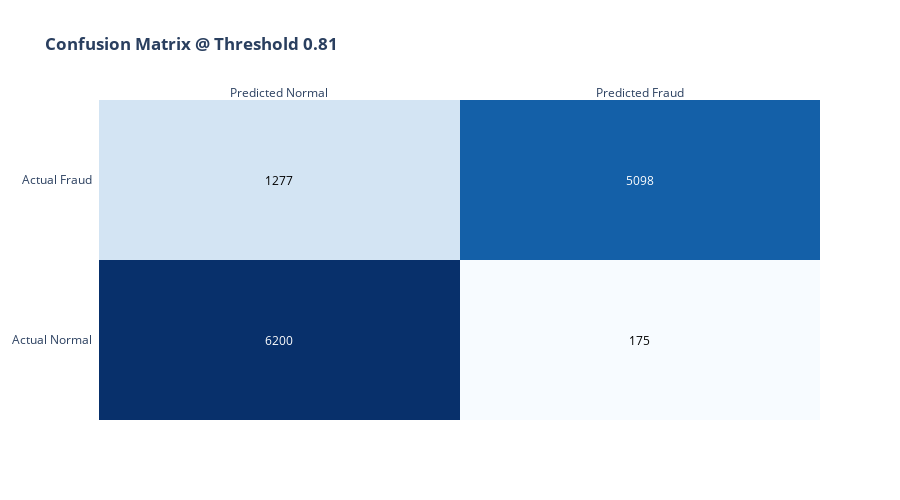

The notebook cell this image was saved under:
### Code cell
# training vs validation loss to monitor overfitting
def plot_learning_curves(model, model_name="XGBoost"):
    results = model.evals_result()
    epochs = len(results['validation_0']['logloss'])
    x_axis = range(0, epochs)
    
    plt.figure(figsize=(10, 5))
    plt.plot(x_axis, results['validation_0']['logloss'], label='Train')
    plt.plot(x_axis, results['validation_1']['logloss'], label='Validation')
    plt.legend()
    plt.ylabel('Log Loss')
    plt.xlabel('Iterations (Trees)')
    plt.title(f'{model_name}: Learning Curve')
    plt.grid(True, alpha=0.3)
    plt.show()
    
    if results['validation_1']['logloss'][-1] > results['validation_0']['logloss'][-1] + 0.1:
        print("WARNING: Gap between Train and Val suggests slight overfitting.")
    else:
        print("SUCCESS: Train and Validation track closely. Good generalization.")

# cm at custom threshold
def plot_custom_confusion_matrix(model, X_val, y_val, threshold):
    y_prob = model.predict_proba(X_val)[:, 1]
    # Convert to 0/1 using custom threshold
    y_pred_custom = (y_prob >= threshold).astype(int)
    
    cm = confusion_matrix(y_val, y_pred_custom)
    print(cm)
    
    # plt.figure(figsize=(7, 6))
    # sns.heatmap(cm, annot=True, fmt='d', cmap='Blues', cbar=False, annot_kws={"size": 16})

    # plt.title(f'Confusion Matrix @ Threshold {threshold:.4f}', fontsize=14, fontweight="bold")
    # plt.ylabel('Actual Label', fontsize=12)
    # plt.xlabel('Predicted Label', fontsize=12)
    # plt.xticks([0.5, 1.5], ['Normal', 'Fraud'])
    # plt.yticks([0.5, 1.5], ['Normal', 'Fraud'])
    # plt.show()
    z_text = [[str(y) for y in x] for x in cm]

    fig3 = ff.create_annotated_heatmap(z=cm, x=['Predicted Normal', 'Predicted Fraud'],
                                    y=['Actual Normal', 'Actual Fraud'],
                                    annotation_text=z_text, colorscale='Blues')

    fig3.update_layout(title='<b>Confusion Matrix @ Threshold 0.81</b>', height=500)
    fig3.write_html("../assets/asset3_cm_interactive.html")
    fig3.show()

plot_learning_curves(model_b_tuned, "Scenario B")
# Confusion Matrix (Using the threshold you found: 0.8115)
plot_custom_confusion_matrix(model_b_tuned, X_val_beh, y_val, threshold=0.8115)

### Figure 1 — Plotly figure (JSON) as saved in the notebook; plotly's stock layout.template omitted (floating-point values rounded to 4 significant figures)
{"data": [{"colorscale": [[0, "rgb(247,251,255)"], [0.125, "rgb(222,235,247)"], [0.25, "rgb(198,219,239)"], [0.375, "rgb(158,202,225)"], [0.5, "rgb(107,174,214)"], [0.625, "rgb(66,146,198)"], [0.75, "rgb(33,113,181)"], [0.875, "rgb(8,81,156)"], [1, "rgb(8,48,107)"]], "reversescale": false, "showscale": false, "type": "heatmap", "x": ["Predicted Normal", "Predicted Fraud"], "y": ["Actual Normal", "Actual Fraud"], "z": [[6200, 175], [1277, 5098]]}], "layout": {"annotations": [{"font": {"color": "#FFFFFF"}, "showarrow": false, "text": "6200", "x": "Predicted Normal", "xref": "x", "y": "Actual Normal", "yref": "y"}, {"font": {"color": "#000000"}, "showarrow": false, "text": "175", "x": "Predicted Fraud", "xref": "x", "y": "Actual Normal", "yref": "y"}, {"font": {"color": "#000000"}, "showarrow": false, "text": "1277", "x": "Predicted Normal", "xref": "x", "y": "Actual Fraud", "yref": "y"}, {"font": {"color": "#FFFFFF"}, "showarrow": false, "text": "5098", "x": "Predicted Fraud", "xref": "x", "y": "Actual Fraud", "yref": "y"}], "height": 500, "title": {"text": "<b>Confusion Matrix @ Threshold 0.81</b>"}, "xaxis": {"dtick": 1, "gridcolor": "rgb(0, 0, 0)", "side": "top", "ticks": ""}, "yaxis": {"dtick": 1, "ticks": "", "ticksuffix": "  "}}}
